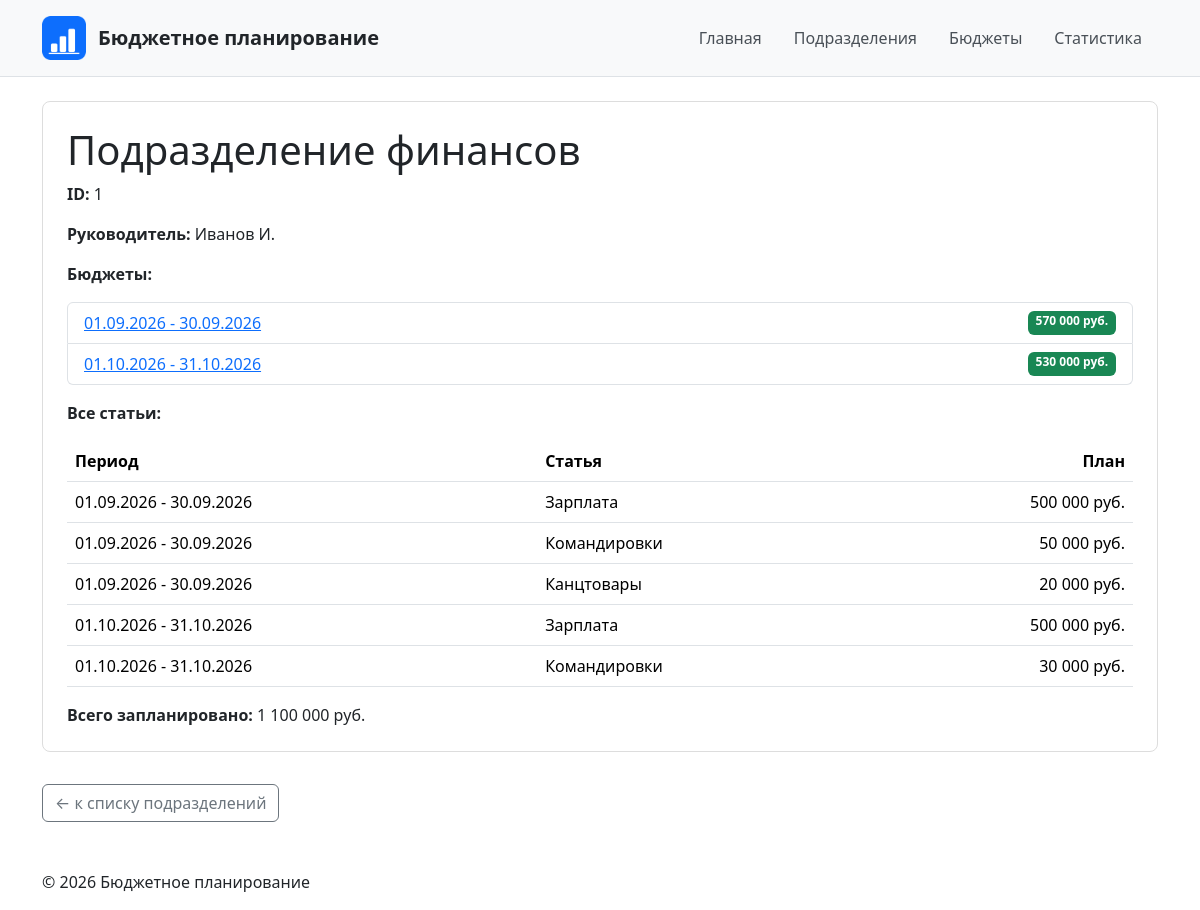
The page /departments/1/ on the database its author committed.
### departments/models.py (models this page shows, shortened)
class Department(models.Model):
    name = models.CharField(
        max_length=200,
        unique=True,
        verbose_name="Название подразделения",
    )
    head = models.CharField(
        max_length=200,
        verbose_name="Руководитель",
    )
    class Meta:
        ordering = ["name"]
        verbose_name = "Подразделение"
        verbose_name_plural = "Подразделения"

### budgets/models.py (models this page shows, shortened)
class Budget(models.Model):
    department = models.ForeignKey(
        Department,
        on_delete=models.PROTECT,
        related_name="budgets",
        verbose_name="Подразделение",
    )
    period = models.CharField(
        max_length=100,
        verbose_name="Период",
    )
    period_start = models.DateField(
        verbose_name="Начало периода",
    )
    period_end = models.DateField(
        verbose_name="Конец периода",
    )
    class Meta:
        ordering = ["period_start", "pk"]
        verbose_name = "Бюджет"
        verbose_name_plural = "Бюджеты"
        constraints = [
            models.CheckConstraint(
                condition=Q(period_start__lte=F("period_end")),
                name="budget_period_start_lte_end",
            ),
        ]

class BudgetItem(models.Model):
    budget = models.ForeignKey(
        Budget,
        on_delete=models.CASCADE,
        related_name="items",
        verbose_name="Бюджет",
    )
    category = models.CharField(
        max_length=200,
        verbose_name="Статья расходов",
    )
    planned = models.DecimalField(
        max_digits=14,
        decimal_places=2,
        verbose_name="Плановая сумма",
    )
    class Meta:
        ordering = ["pk"]
        verbose_name = "Статья бюджета"
        verbose_name_plural = "Статьи бюджета"
        constraints = [
            models.CheckConstraint(
                condition=Q(planned__gt=0),
                name="budgetitem_planned_positive",
            ),
        ]

### departments/views.py (the view)
# urls.py: path("<int:department_id>/", views.department_detail, name="detail"),
def department_detail(request, department_id):
    department = get_object_or_404(Department, pk=department_id)
    budgets_list = (
        department.budgets
        .annotate(total=sum_planned())
        .order_by("period_start")
    )
    items = (
        BudgetItem.objects
        .filter(budget__department=department)
        .select_related("budget")
        .order_by("budget__period_start", "-planned")
    )
    total = items.aggregate(total=Sum("planned"))["total"] or 0
    context = {
        "department": department,
        "budgets": budgets_list,
        "items": items,
        "total": total,
    }
    return render(
        request,
        "departments/department_detail.html",
        context,
    )

### budgets/expressions.py (called while the page is built)
def sum_planned(path="items__planned"):
    return Coalesce(
        Sum(path),
        Value(0),
        output_field=DecimalField(max_digits=14, decimal_places=2),
    )

### departments/templates/departments/department_detail.html (shortened to what this page needs)
{% extends "base.html" %}
{% block content %}
    {% if department %}
        <div class="card department-card">
            <div class="card-body">
                <h1 class="card-title">
                    {{ department.name }}
                </h1>
                <p class="card-text">
                    <strong>ID:</strong> {{ department.id }}
                </p>
                <p class="card-text">
                    <strong>Руководитель:</strong> {{ department.head }}
                </p>
                <p class="card-text"><strong>Бюджеты:</strong></p>
                <ul class="list-group mb-3">
                    {% for budget in budgets %}
                        <li class="list-group-item d-flex justify-content-between">
                            <a href="{% url 'budgets:detail' budget.id %}">
                                {{ budget.period }}
                            </a>
                            {% include "budgets/includes/budget_status.html" %}
                        </li>
                    {% empty %}
                        <li class="list-group-item">
                            Бюджетов у подразделения пока нет.
                        </li>
                    {% endfor %}
                </ul>
                {% if items %}
                    <p class="card-text"><strong>Все статьи:</strong></p>
                    <table class="table">
                        <thead>
                            <tr>
                                <th>Период</th>
                                <th>Статья</th>
                                <th class="text-end">План</th>
                            </tr>
                        </thead>
                        <tbody>
                            {% for item in items %}
                                <tr>
                                    <td>{{ item.budget.period }}</td>
                                    <td>{{ item.category }}</td>
                                    <td class="text-end">
                                        {{ item.planned|floatformat:"0g" }} руб.
                                    </td>
                                </tr>
                            {% endfor %}
                        </tbody>
                    </table>
                {% endif %}
                <p class="card-text">
                    <strong>Всего запланировано:</strong>
                    {{ total|floatformat:"0g" }} руб.
                </p>
            </div>
        </div>
    {% else %}
        <h1 class="text-danger">Подразделение не найдено</h1>
        <p>
            Подразделение с указанным идентификатором отсутствует.
        </p>
    {% endif %}
    <a
        href="{% url 'departments:list' %}"
        class="btn btn-outline-secondary mt-3"
    >
        ← к списку подразделений
    </a>
{% endblock %}

### budgets/templates/budgets/includes/budget_status.html
{% if budget.total %}
    <span class="badge bg-success budget-status budget-status-filled">
        {{ budget.total|floatformat:"0g" }} руб.
    </span>
{% else %}
    <span class="badge bg-secondary budget-status budget-status-empty">
        Нет статей
    </span>
{% endif %}

### homepage/static/homepage/css/style.css (style rules this page uses)
body { min-height: 100vh; }
.department-card { margin-bottom: 1rem; padding: 0.5rem; border: 1px solid #ddd; border-radius: 8px; }
.budget-status { font-weight: 600; }

### rows shown on the page
Department: name "Подразделение финансов", id "1", head "Иванов И."
Budget: period "01.09.2026 - 30.09.2026", total "570 000"
Budget: period "01.10.2026 - 31.10.2026", total "530 000"
BudgetItem: budget.period "01.09.2026 - 30.09.2026", category "Зарплата", planned "500 000"
BudgetItem: budget.period "01.09.2026 - 30.09.2026", category "Командировки", planned "50 000"
BudgetItem: budget.period "01.09.2026 - 30.09.2026", category "Канцтовары", planned "20 000"
BudgetItem: budget.period "01.10.2026 - 31.10.2026", category "Зарплата", planned "500 000"
BudgetItem: budget.period "01.10.2026 - 31.10.2026", category "Командировки", planned "30 000"

### other values the page prints
{{ total|floatformat:"0g" }} "1 100 000"
